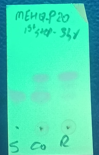
#> input picture dataset/MEHQ-P20_1st Step 3hr_21st July26.png, 99 x 155 px
$ python -i stats.py   (imports and definitions only)
#> lines starting #> are read from the running program, lines starting #| are printed output that depends on the picture; after the words box and inside, x2 and y2 are one past the last pixel; in counts of white or black regions, pixels touching at a corner belong together
"""Corpus-statistics measurement for generator calibration (Gate 1).

These functions are applied IDENTICALLY to real and synthetic plates; Gate 1 compares their
outputs. They are calibration instruments, not the measurement pipeline (Phase 3 builds that
against the specs; sharing code between generator calibration and the pipeline is deliberately
avoided so the generator cannot be shaped to flatter the pipeline).

Estimator choices the evaluation report leaves unstated (ASSUMPTIONS A-007): the empty band is
the horizontal in-plate band (of 8) with the lowest p95 OD residual; sigma is the plain standard
deviation over that band's unclipped pixels (unmasked, matching the report's 0.01881 figure for
plate P33), with the MAD-based robust value reported alongside.
"""

from dataclasses import asdict, dataclass

import numpy as np
from scipy import ndimage
from skimage.filters import threshold_otsu


@dataclass(frozen=True)
class PlateStats:
    plate_found: bool
    plate_area_fraction: float
    clip_fraction: float
    base_green_norm: float
    illum_swing: float
    empty_band_sd_od: float
    empty_band_mad_od: float
    empty_band_row_range: tuple[int, int]
    red_over_green: float
    blue_over_green: float
    background_rgb: tuple[float, float, float]
    tonal_range_p99_p01: float

    def to_dict(self) -> dict:
        return asdict(self)


def plate_mask(green_u8: np.ndarray, erode_px: int = 2) -> np.ndarray:
    """Otsu on green -> largest component -> fill holes -> erode to stay off the edge blend."""
    t = threshold_otsu(green_u8)
    mask = green_u8 >= t
    lab, n = ndimage.label(mask)
    if n == 0:
        return np.zeros_like(mask)
    largest = 1 + int(np.argmax(ndimage.sum_labels(mask, lab, index=range(1, n + 1))))
    mask = ndimage.binary_fill_holes(lab == largest)
    if erode_px > 0:
        mask = ndimage.binary_erosion(mask, iterations=erode_px)
    return mask


def fit_poly3_surface(values: np.ndarray, mask: np.ndarray) -> np.ndarray:
    """Least-squares 3rd-order 2-D polynomial (10 coefficients) fit to values over mask.

    Returns the fitted surface over the full frame. Coordinates normalised to [-1, 1] for
    conditioning. Deterministic (lstsq on a fixed design matrix).
    """
    h, w = values.shape
    yy, xx = np.mgrid[0:h, 0:w]
    xn = (xx / max(w - 1, 1)) * 2.0 - 1.0
    yn = (yy / max(h - 1, 1)) * 2.0 - 1.0

    def design(x: np.ndarray, y: np.ndarray) -> np.ndarray:
        return np.stack(
            [np.ones_like(x), x, y, x * x, x * y, y * y, x**3, x * x * y, x * y * y, y**3],
            axis=-1,
        )

    a = design(xn[mask], yn[mask])
    coef, *_ = np.linalg.lstsq(a, values[mask], rcond=None)
    return design(xn, yn) @ coef


def measure_plate_stats(rgb: np.ndarray, n_bands: int = 8, min_band_px: int = 200) -> PlateStats:
    """Measure the Gate 1 calibration statistics on one plate image (HxWx3 or HxWx4 uint8)."""
    img = rgb[:, :, :3].astype(np.float64)
    green_u8 = rgb[:, :, 1]
    mask = plate_mask(green_u8)
    nan = float("nan")
    if mask.mean() < 0.05:
        return PlateStats(False, float(mask.mean()), nan, nan, nan, nan, nan, (0, 0), nan, nan, (nan, nan, nan), nan)

    g_norm = img[:, :, 1] / 255.0
    unclipped = mask & (green_u8 < 255)

    # Illumination surface on unclipped in-plate pixels only (clipped pixels have unknown truth).
    surface = fit_poly3_surface(g_norm, unclipped)
    s_in = surface[mask]
    swing = float((s_in.max() - s_in.min()) / s_in.max())

    # OD residual field (defined where unclipped and positive).
    valid = unclipped & (g_norm > 1e-3) & (surface > 1e-3)
    od = np.full(g_norm.shape, np.nan)
    od[valid] = np.log10(surface[valid] / g_norm[valid])

    # Empty band: split the plate's row extent into n_bands; pick lowest p95(OD).
    rows = np.where(mask.any(axis=1))[0]
    edges = np.linspace(rows[0], rows[-1] + 1, n_bands + 1).astype(int)
    best, best_p95 = None, np.inf
    for i in range(n_bands):
        band = od[edges[i] : edges[i + 1]]
        vals = band[np.isfinite(band)]
        if vals.size < min_band_px:
            continue
        p95 = float(np.percentile(vals, 95))
        if p95 < best_p95:
            best_p95, best = p95, i
    if best is None:
        sd = mad = nan
        band_range = (0, 0)
    else:
        vals = od[edges[best] : edges[best + 1]]
        vals = vals[np.isfinite(vals)]
        sd = float(np.std(vals))
        mad = float(1.4826 * np.median(np.abs(vals - np.median(vals))))
        band_range = (int(edges[best]), int(edges[best + 1]))

    # Channel ratios in-plate (unclipped, away from black).
    ok = unclipped & (green_u8 > 30)
    rg = float(np.median(img[:, :, 0][ok] / np.maximum(img[:, :, 1][ok], 1)))
    bg = float(np.median(img[:, :, 2][ok] / np.maximum(img[:, :, 1][ok], 1)))

    bg_mask = ~ndimage.binary_dilation(mask, iterations=3)
    if bg_mask.sum() >= 50:
        bg_rgb = tuple(float(np.median(img[:, :, c][bg_mask])) for c in range(3))
    else:
        bg_rgb = (nan, nan, nan)

    g_in = green_u8[mask].astype(np.float64)
    return PlateStats(
        plate_found=True,
        plate_area_fraction=float(mask.mean()),
        clip_fraction=float(np.mean(green_u8[mask] >= 255)),
        base_green_norm=float(np.median(g_norm[unclipped])) if unclipped.any() else nan,
        illum_swing=swing,
        empty_band_sd_od=sd,
        empty_band_mad_od=mad,
        empty_band_row_range=band_range,
        red_over_green=rg,
        blue_over_green=bg,
        background_rgb=bg_rgb,
        tonal_range_p99_p01=float(np.percentile(g_in, 99) - np.percentile(g_in, 1)),
    )

>>> import cv2
>>> picture = cv2.imread('../../dataset/MEHQ-P20_1st Step 3hr_21st July26.png')
#> picture is the input picture: shape (155, 99, 3); mean B, G, R 180.8, 219.2, 70.3
>>> result = measure_plate_stats(picture)
#> in measure_plate_stats, `green_u8 = rgb[:, :, 1]`:
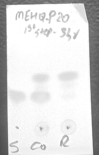
#> green_u8: shape (155, 99); min 77, max 255, mean 219.2
#> in plate_mask, `t = threshold_otsu(green_u8)`: t = 175
#> in plate_mask, `mask = green_u8 >= t`:
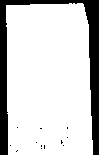
#> mask: shape (155, 99) bool; 81.3% white; 13 black regions (12 under 20 px), largest, box (x1, y1, x2, y2) and area: (0, 0, 99, 155) 2840
#> in plate_mask, `lab, n = ndimage.label(mask)`: n = 1
#> in plate_mask, `mask = ndimage.binary_fill_holes(lab == largest)`: mask: shape (155, 99) bool; 81.5% white; 1 black region, box (x1, y1, x2, y2) and area: (0, 0, 99, 155) 2840
#> in plate_mask, `mask = ndimage.binary_erosion(mask, iterations=erode_px)`:
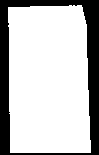
#> mask: shape (155, 99) bool; 75.5% white; 1 black region, box (x1, y1, x2, y2) and area: (0, 0, 99, 155) 3753
#> in measure_plate_stats, `unclipped = mask & (green_u8 < 255)`:
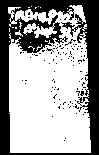
#> unclipped: shape (155, 99) bool; 63% white; 107 black regions (106 under 20 px), largest, box (x1, y1, x2, y2) and area: (0, 0, 99, 155) 5450
#> in fit_poly3_surface, `coef, *_ = np.linalg.lstsq(a, values[mask], rcond=None)`: coef = [0.967, 0.00261, 0.0207, 0.0519, 0.0151, -0.0828, 0.025, -0.0731, -5.72e-05, 0.0205]
#> in fit_poly3_surface, `return design(xn, yn) @ coef`:
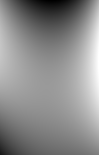
#> returned value: shape (155, 99) float64; min 0.842, max 1.05, mean 0.956; drawn with min black and max white
#> in measure_plate_stats, `s_in = surface[mask]`: s_in = 11592 values, max 1.01 at index 5198, min 0.861 at index 31, mean 0.953
#> in measure_plate_stats, `swing = float((s_in.max() - s_in.min()) / s_in.max())`: swing = 0.149
#> in measure_plate_stats, `od[valid] = np.log10(surface[valid] / g_norm[valid])`:
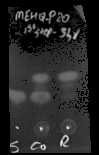
#> od: shape (155, 99) float64; 37.04% of the values are NaN or infinite; the others: min -0.059, max 0.196, mean 0.000696; drawn with min black, max white, NaN and infinite black
#> in measure_plate_stats, `rows = np.where(mask.any(axis=1))[0]`: rows = 148 values from 5 to 152
#> the loop in measure_plate_stats, `for i in range(n_bands):` made 8 passes
#> (p95, best_p95, best) on passes 1, 3: (0.0827, 0.0827, 0), (0.00259, 0.00259, 2)
#> p95 on passes 2, 4, 5, 6, 7, 8: 0.0869, 0.0467, 0.0428, 0.03, 0.0158, 0.0973
#> after the loop in measure_plate_stats, `for i in range(n_bands):`: best = 2; best_p95 = 0.00259
#> in measure_plate_stats, `vals = vals[np.isfinite(vals)]`: vals = 1056 values, max 0.0148 at index 755, min -0.0259 at index 5, mean -0.0111
#> in measure_plate_stats, `sd = float(np.std(vals))`: sd = 0.00773
#> in measure_plate_stats, `mad = float(1.4826 * np.median(np.abs(vals - np.median(vals))))`: mad = 0.00828
#> in measure_plate_stats, `band_range = (int(edges[best]), int(edges[best + 1]))`: band_range = (42, 60)
#> in measure_plate_stats, `rg = float(np.median(img[:, :, 0][ok] / np.maximum(img[:, :, 1][ok], 1..`: rg = 0.78
#> in measure_plate_stats, `bg = float(np.median(img[:, :, 2][ok] / np.maximum(img[:, :, 1][ok], 1..`: bg = 0.36
#> in measure_plate_stats, `bg_mask = ~ndimage.binary_dilation(mask, iterations=3)`:
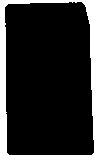
#> bg_mask: shape (155, 99) bool; 16.1% white; 1 white region, box (x1, y1, x2, y2) and area: (0, 0, 99, 155) 2475
#> in measure_plate_stats, `bg_rgb = tuple(float(np.median(img[:, :, c][bg_mask])) for c in range(..`: bg_rgb = (130, 102, 15)
#> in measure_plate_stats, `g_in = green_u8[mask].astype(np.float64)`: g_in = 11592 values, max 255 at index 0, min 153 at index 10671, mean 245.7

$ run again, on dataset/MEHQ-P20_2nd Step 1hr_21st July26.png
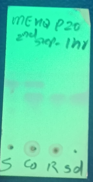
#> input picture dataset/MEHQ-P20_2nd Step 1hr_21st July26.png, 93 x 182 px
#> picture is the input picture: shape (182, 93, 3); mean B, G, R 173.7, 219.4, 91.2
#> t = 174
#> in plate_mask, `mask = green_u8 >= t`:
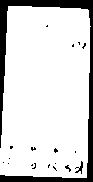
#> mask: shape (182, 93) bool; 84.7% white; 19 black regions (17 under 20 px), largest, box (x1, y1, x2, y2) and area: (0, 0, 93, 182) 2445, (75, 161, 83, 174) 38
#> n = 1
#> unclipped: shape (182, 93) bool; 76% white; 49 black regions (44 under 20 px), largest, box (x1, y1, x2, y2) and area: (0, 0, 93, 182) 3491, (36, 13, 71, 43) 347, (65, 31, 77, 47) 45, (48, 45, 60, 54) 38, (31, 18, 35, 33) 21
#> coef = [0.959, 0.0264, 0.00989, -0.0159, -0.00227, -0.065, -0.0403, -0.0391, -0.0551, -0.054]
#> s_in = 13486 values, max 0.982 at index 0, min 0.79 at index 13485, mean 0.936
#> swing = 0.196
#> rows = 168 values from 8 to 175
#> the loop in measure_plate_stats, `for i in range(n_bands):` made 8 passes
#> (p95, best_p95, best) on passes 1, 3: (0.0868, 0.0868, 0), (-0.0067, -0.0067, 2)
#> after the loop in measure_plate_stats, `for i in range(n_bands):`: best = 2; best_p95 = -0.0067
#> vals = 1643 values, max 0.00203 at index 1562, min -0.0262 at index 68, mean -0.0147
#> sd = 0.00471
#> mad = 0.00482
#> band_range = (50, 71)
#> rg = 0.766
#> bg = 0.49
#> in measure_plate_stats, `bg_mask = ~ndimage.binary_dilation(mask, iterations=3)`:
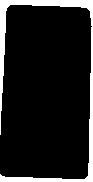
#> bg_mask: shape (182, 93) bool; 11.7% white; 1 white region, box (x1, y1, x2, y2) and area: (0, 0, 93, 182) 1983
#> bg_rgb = (116, 100, 17)
#> g_in = 13486 values, max 255 at index 14, min 129 at index 12829, mean 239.5

$ run again, on dataset/MEHQ-P21_1st Step 6hr_22nd July26.png
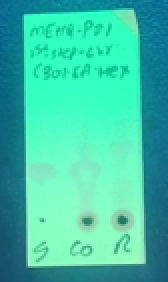
#> input picture dataset/MEHQ-P21_1st Step 6hr_22nd July26.png, 84 x 141 px (shown 2 times larger)
#> picture is the input picture: shape (141, 84, 3); mean B, G, R 168.6, 196.6, 63.7
#> t = 180
#> in plate_mask, `mask = green_u8 >= t`:
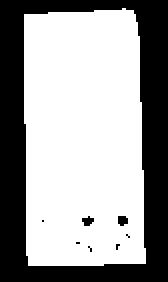
#> mask: shape (141, 84) bool (shown 2 times larger); 62% white; 8 black regions (5 under 20 px), largest, box (x1, y1, x2, y2) and area: (0, 0, 84, 141) 4444, (59, 108, 64, 113) 21, (41, 108, 47, 113) 20
#> n = 1
#> unclipped: shape (141, 84) bool; 39.9% white; 9 white regions (8 under 20 px), largest, box (x1, y1, x2, y2) and area: (14, 6, 71, 131) 4703
#> coef = [0.971, -0.0384, -0.0166, 0.0309, -0.0476, -0.0771, 0.11, -0.0333, 0.0107, 0.0541]
#> s_in = 6682 values, max 0.998 at index 2374, min 0.877 at index 63, mean 0.955
#> swing = 0.12
#> rows = 125 values from 6 to 130
#> the loop in measure_plate_stats, `for i in range(n_bands):` made 8 passes
#> (p95, best_p95, best) on passes 1, 4: (0.055, 0.055, 0), (0.00446, 0.00446, 3)
#> after the loop in measure_plate_stats, `for i in range(n_bands):`: best = 3; best_p95 = 0.00446
#> vals = 667 values, max 0.0167 at index 335, min -0.0132 at index 604, mean -0.00671
#> sd = 0.00519
#> mad = 0.00398
#> band_range = (52, 68)
#> rg = 0.775
#> bg = 0.433
#> in measure_plate_stats, `bg_mask = ~ndimage.binary_dilation(mask, iterations=3)`:
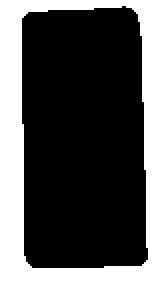
#> bg_mask: shape (141, 84) bool (shown 2 times larger); 34.6% white; 1 white region, box (x1, y1, x2, y2) and area: (0, 0, 84, 141) 4094
#> bg_rgb = (133, 114, 18)
#> g_in = 6682 values, max 255 at index 2, min 117 at index 5534, mean 246.8

$ run again, on dataset/MEHQ-P22_1st Step 6hr_22nd July26.png
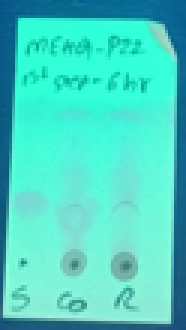
#> input picture dataset/MEHQ-P22_1st Step 6hr_22nd July26.png, 62 x 110 px (shown 3 times larger)
#> picture is the input picture: shape (110, 62, 3); mean B, G, R 196.8, 212.5, 74.7
#> t = 171
#> lab: shape (110, 62) int32; values 0 (black) and 1 (white), 79.8% white; 9 black regions (8 under 20 px), largest, box (x1, y1, x2, y2) and area: (0, 0, 62, 110) 1334
#> n = 1
#> unclipped: shape (110, 62) bool; 63.1% white; 6 black regions (4 under 20 px), largest, box (x1, y1, x2, y2) and area: (0, 0, 62, 110) 2452, (26, 26, 48, 34) 62
#> coef = [0.945, -0.033, -0.0629, 0.0533, -0.00479, -0.0997, 0.0801, 0.0663, 0.00912, 0.0825]
#> s_in = 4892 values, max 1 at index 1869, min 0.858 at index 0, mean 0.932
#> swing = 0.144
#> rows = 98 values from 8 to 105
#> the loop in measure_plate_stats, `for i in range(n_bands):` made 8 passes
#> (p95, best_p95) on passes 1, 3, 4: (0.0729, 0.0729), (0.025, 0.025), (0.00845, 0.00845)
#> after the loop in measure_plate_stats, `for i in range(n_bands):`: best = 3; best_p95 = 0.00845
#> vals = 654 values, max 0.021 at index 623, min -0.0227 at index 581, mean -0.00568
#> sd = 0.0076
#> mad = 0.00622
#> band_range = (44, 57)
#> rg = 0.883
#> bg = 0.421
#> in measure_plate_stats, `bg_mask = ~ndimage.binary_dilation(mask, iterations=3)`:
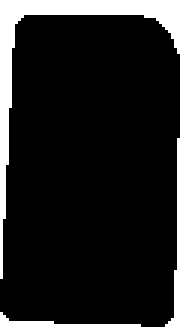
#> bg_mask: shape (110, 62) bool (shown 3 times larger); 15.4% white; 1 white region, box (x1, y1, x2, y2) and area: (0, 0, 62, 110) 1049
#> bg_rgb = (136, 96, 12)
#> g_in = 4892 values, max 255 at index 0, min 126 at index 4056, mean 240.1
